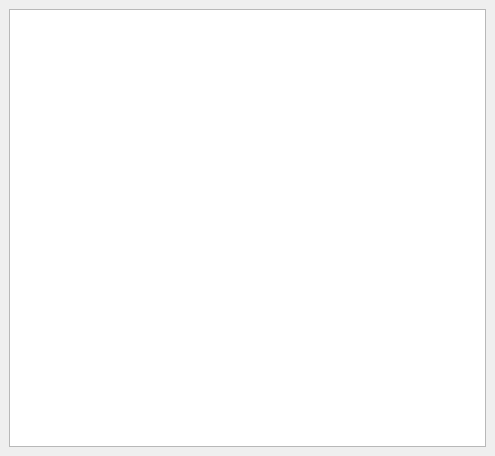
<ui version="4.0" >
 <class>QrestHelpViewerClass</class>
 <widget class="QMainWindow" name="QrestHelpViewerClass" >
  <property name="geometry" >
   <rect>
    <x>0</x>
    <y>0</y>
    <width>495</width>
    <height>456</height>
   </rect>
  </property>
  <property name="windowTitle" >
   <string>Qrest - Online Help</string>
  </property>
  <property name="windowIcon" >
   <iconset resource="../../../resources/pixmaps.qrc" >
    <normaloff>:/icons/pix/qresticon.png</normaloff>:/icons/pix/qresticon.png</iconset>
  </property>
  <widget class="QWidget" name="centralwidget" >
   <property name="geometry" >
    <rect>
     <x>0</x>
     <y>0</y>
     <width>495</width>
     <height>456</height>
    </rect>
   </property>
   <layout class="QGridLayout" name="gridLayout" >
    <item row="0" column="0" >
     <widget class="QTextBrowser" name="helpBrowser" >
      <property name="openExternalLinks" >
       <bool>true</bool>
      </property>
     </widget>
    </item>
   </layout>
  </widget>
 </widget>
 <resources>
  <include location="../../../resources/pixmaps.qrc" />
 </resources>
 <connections/>
</ui>
